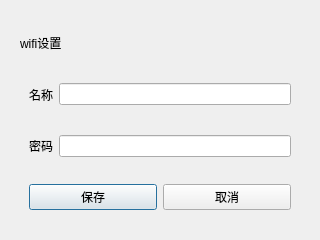
<?xml version="1.0" encoding="UTF-8"?>
<ui version="4.0">
 <class>Dialog_Wifi_CFG</class>
 <widget class="QDialog" name="Dialog_Wifi_CFG">
  <property name="geometry">
   <rect>
    <x>0</x>
    <y>0</y>
    <width>320</width>
    <height>240</height>
   </rect>
  </property>
  <property name="windowTitle">
   <string>Dialog</string>
  </property>
  <layout class="QVBoxLayout" name="verticalLayout">
   <item>
    <widget class="QWidget" name="widget" native="true">
     <layout class="QVBoxLayout" name="verticalLayout_2">
      <item>
       <widget class="QLabel" name="label">
        <property name="text">
         <string>wifi设置</string>
        </property>
       </widget>
      </item>
      <item>
       <widget class="QWidget" name="widget_2" native="true">
        <layout class="QHBoxLayout" name="horizontalLayout">
         <item>
          <widget class="QLabel" name="label_2">
           <property name="text">
            <string>名称</string>
           </property>
          </widget>
         </item>
         <item>
          <widget class="QLineEdit" name="leSsid"/>
         </item>
        </layout>
       </widget>
      </item>
      <item>
       <widget class="QWidget" name="widget_3" native="true">
        <layout class="QHBoxLayout" name="horizontalLayout_2">
         <item>
          <widget class="QLabel" name="label_3">
           <property name="text">
            <string>密码</string>
           </property>
          </widget>
         </item>
         <item>
          <widget class="QLineEdit" name="lePassword">
           <property name="echoMode">
            <enum>QLineEdit::Password</enum>
           </property>
          </widget>
         </item>
        </layout>
       </widget>
      </item>
      <item>
       <widget class="QWidget" name="widget_4" native="true">
        <layout class="QHBoxLayout" name="horizontalLayout_3">
         <item>
          <widget class="QPushButton" name="btnWifiSave">
           <property name="text">
            <string>保存</string>
           </property>
          </widget>
         </item>
         <item>
          <widget class="QPushButton" name="btnWifiCancel">
           <property name="text">
            <string>取消</string>
           </property>
          </widget>
         </item>
        </layout>
       </widget>
      </item>
     </layout>
    </widget>
   </item>
  </layout>
 </widget>
 <resources/>
 <connections/>
</ui>
